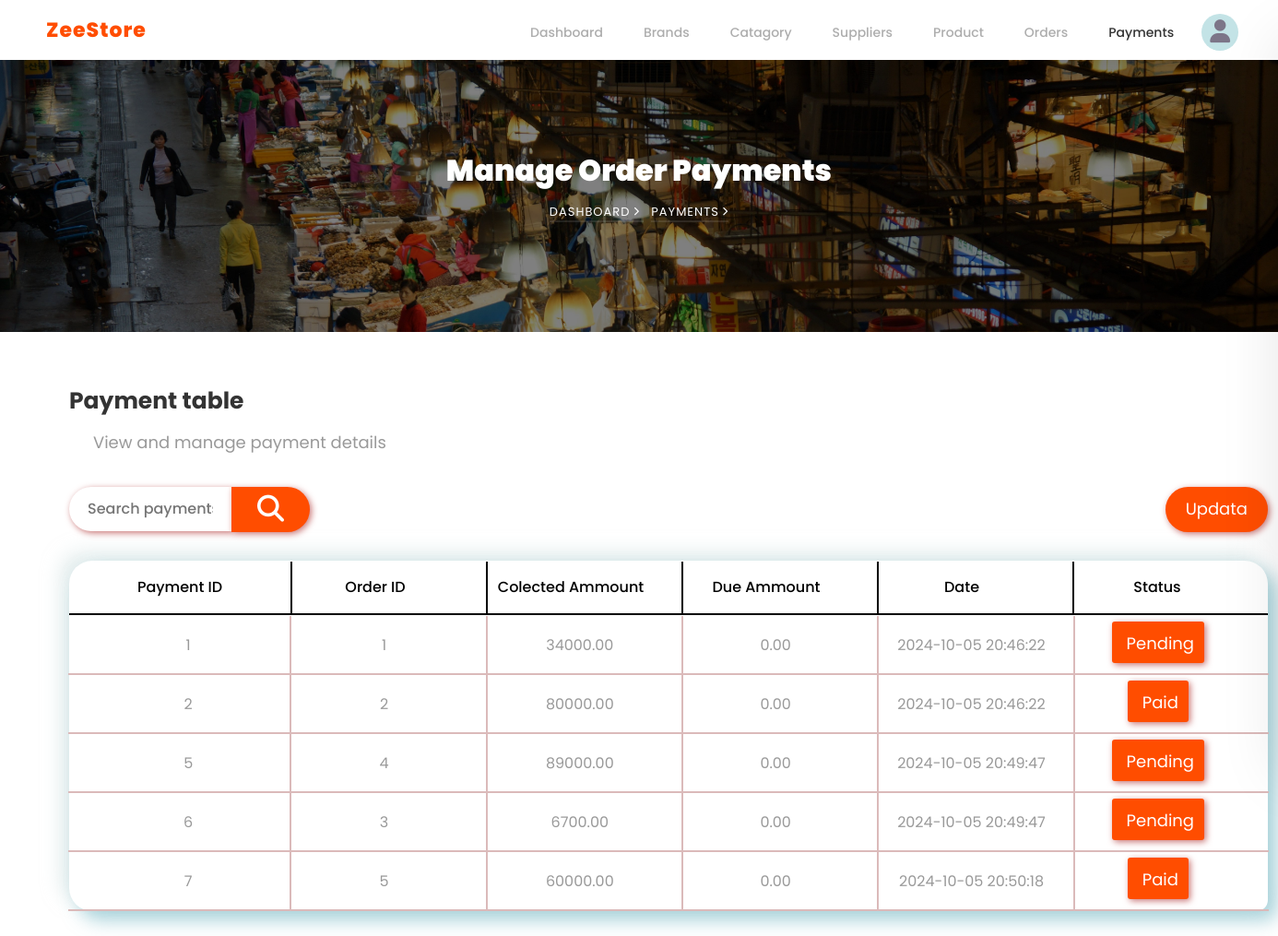
Screenshot of /admin/payments.php with the database file from the repository.
### tables this page shows
CREATE TABLE `payments` (
  `payment_id` int(11) NOT NULL,
  `order_id` int(11) NOT NULL,
  `collected_amount` decimal(10,2) NOT NULL,
  `due_amount` decimal(10,2) NOT NULL DEFAULT 0.00,
  `payment_date` datetime DEFAULT current_timestamp(),
  `status` enum('Paid','Pending') NOT NULL DEFAULT 'Pending'
);

### admin/payments.php (the view, shortened to what this page needs)
<!DOCTYPE html>
<html lang="en">
<head>
  <?php require_once '../php/styles.php' ?>
</head>
<body style="margin-top: -30px">
  <nav>
    <a href="index.html" class="brand">ZeeStore</a>
    <div>
      <ul id="navbar">
        <li class="user" id="user">
          <div class="circle"></div>
          <i class="fa fa-user"></i>
        </li>
      </ul>
    </div>
  </nav>
  <section
    class="hero-wrap hero-wrap-2"
    style="background-image: url('../images/shopping.jpg')"
    data-stellar-background-ratio="0.5">
    <div class="overlay"></div>
    <div class="container">
      <div
        class="row no-gutters slider-text align-items-center justify-content-center">
        <div class="col-md-9 ftco-animate text-center">
          <h1 class="mb-2 bread">Manage Order Payments</h1>
          <p class="breadcrumbs">
            <span class="mr-2">
              <a href="index.html">
                Dashboard
                <i class="ion-ios-arrow-forward"></i>
              </a>
            </span>
            <span>
              Payments
              <i class="ion-ios-arrow-forward"></i>
            </span>
          </p>
        </div>
      </div>
    </div>
  </section>
  <section class="admin-table">
    <h2>Payment table</h2>
    <span>View and manage payment details</span>
    <div class="table" style="max-width:1400px; width:1300px">
      <div class="searchAddS">
        <section class="search">
          <input type="text" id="search" placeholder="Search payments" />
          <button id="search-bt">
            <i class="fa-solid fa-magnifying-glass"></i>
          </button>
        </section>
        <button id="btt1">Updata</button>
      </div>
      <div class="table-header parent">
        <div class="table-header-data row">Payment ID</div>
        <div class="table-header-data row">Order ID</div>
        <div class="table-header-data row">Colected Ammount</div>
        <div class="table-header-data row">Due Ammount</div>
        <div class="table-header-data row">Date</div>
        <div class="table-header-data row">Status</div>
      </div>
      <div class="table-data">
        <?php
        require_once '../php/DbConnect.php';
        $result = $conn->query("SELECT * FROM `payments`");
        if ($result && $result->num_rows > 0) {
          while ($row = $result->fetch_assoc()) {
            echo "<div class='table-row parent'>";
            echo "<div class='table-cell row'>" . $row['payment_id'] . "</div>";
            echo "<div class='table-cell row'>" . $row['order_id'] . "</div>";
            echo "<div class='table-cell row'>" . $row['collected_amount'] . "</div>";
            echo "<div class='table-cell row'>" . $row['due_amount'] . "</div>";
            echo "<div class='table-cell row'>" . $row['payment_date'] . "</div>";
            echo "<div class='table-cell row'><a>" . $row['status'] . "</a></div>";
            echo "</div>";
          }
        } else echo "<div class='table-row parent'> No records found </div>";
        ?>
      </div>
    </div>
  </section>
  <?php require_once '../php/javaScripts.php' ?>
</body>
</html>

### css/style2.css (style rules this page uses)
:root { --colorbt: #ff4d00; }
.brand { font-weight: 800; font-size: 22px; color: var(--colorbt); letter-spacing: 1px; }
nav { top: 0; left: 0; z-index: 980; display: flex; max-height: 65px; position: fixed; padding: 6px 50px; align-items: center; background: #fff; justify-content: space-between; box-shadow: 0 5px 15px rgba(0, 0, 0, 0.06); width: 100%; }
nav div ul { padding-top: 20px; width: 100%; display: flex; align-items: center; justify-content: center; list-style: none; }
nav div ul li { padding: 0.9rem 22px; list-style: none; position: relative; }
.user { margin-left: -14px; margin-right: -20px; font-size: 25px; display: flex; align-items: center; position: relative; cursor: pointer; }
.user .circle { background: #c3e3e6; aspect-ratio: 1; border-radius: 50%; min-height: 40px; margin-right: -31px; color: black; }
.user i[class="fa fa-user"] { color: #7c7588; }
.container { margin: 90px auto; }
h1 { margin-bottom: 20px; font-size: 2em; }
.parent { display: flex; justify-content: space-between; }
.parent .row { flex: 1; justify-content: center; }
.admin-table { padding: 0 75px; margin: 64px auto; margin-top: 56px; }
.admin-table h2 { font-size: 25px; font-weight: 700; line-height: 1.5; color: rgba(0, 0, 0, 0.8); font-family: inherit; }
.admin-table span { font-size: 18px; margin: 26px; }
.table { z-index: 800; max-width: 950px; margin: 0 auto; margin-top: 110px; box-shadow: 10px 10px 20px rgba(95, 172, 186, 0.54), -10px -10px 20px rgba(207, 224, 224, 0.54); border-radius: 25px 25px 12px 25px; position: relative; }
.table .table-header { font-weight: 500; color: #000; padding: 1px 15px; }
.table .table-header .table-header-data { border-right: 2px solid black; border-bottom: 2px solid black; height: 58px; line-height: 55px; }
.table .table-header .table-header-data:last-child { border-right: none; }
.table .table-data .table-row { padding: 0 14px; }
.table .table-data .table-row .table-cell:last-child { border-right: none; }

### rows the page displays
payments: payment_id "1", order "1", collected_amount "34000.00", due_amount "0.00", payment_date "2024-10-05 20:46:22", status "Pending"
payments: payment_id "2", order "2", collected_amount "80000.00", due_amount "0.00", payment_date "2024-10-05 20:46:22", status "Paid"
payments: payment_id "5", order "4", collected_amount "89000.00", due_amount "0.00", payment_date "2024-10-05 20:49:47", status "Pending"
payments: payment_id "6", order "3", collected_amount "6700.00", due_amount "0.00", payment_date "2024-10-05 20:49:47", status "Pending"
payments: payment_id "7", order "5", collected_amount "60000.00", due_amount "0.00", payment_date "2024-10-05 20:50:18", status "Paid"
